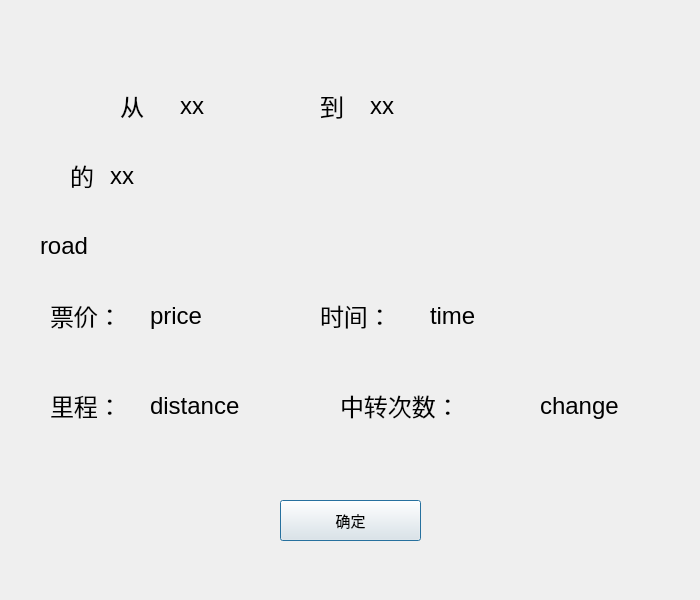
<?xml version="1.0" encoding="UTF-8"?>
<ui version="4.0">
 <class>ResultDialog</class>
 <widget class="QDialog" name="ResultDialog">
  <property name="geometry">
   <rect>
    <x>0</x>
    <y>0</y>
    <width>700</width>
    <height>600</height>
   </rect>
  </property>
  <property name="maximumSize">
   <size>
    <width>700</width>
    <height>600</height>
   </size>
  </property>
  <property name="windowTitle">
   <string>Dialog</string>
  </property>
  <widget class="QPushButton" name="pushButton">
   <property name="geometry">
    <rect>
     <x>280</x>
     <y>500</y>
     <width>141</width>
     <height>41</height>
    </rect>
   </property>
   <property name="font">
    <font>
     <pointsize>11</pointsize>
    </font>
   </property>
   <property name="text">
    <string>确定</string>
   </property>
  </widget>
  <widget class="QLabel" name="label">
   <property name="geometry">
    <rect>
     <x>120</x>
     <y>80</y>
     <width>131</width>
     <height>51</height>
    </rect>
   </property>
   <property name="font">
    <font>
     <pointsize>18</pointsize>
    </font>
   </property>
   <property name="text">
    <string>从</string>
   </property>
  </widget>
  <widget class="QLabel" name="startlabel">
   <property name="geometry">
    <rect>
     <x>180</x>
     <y>80</y>
     <width>131</width>
     <height>51</height>
    </rect>
   </property>
   <property name="font">
    <font>
     <pointsize>18</pointsize>
    </font>
   </property>
   <property name="text">
    <string>xx</string>
   </property>
  </widget>
  <widget class="QLabel" name="label_2">
   <property name="geometry">
    <rect>
     <x>320</x>
     <y>80</y>
     <width>131</width>
     <height>51</height>
    </rect>
   </property>
   <property name="font">
    <font>
     <pointsize>18</pointsize>
    </font>
   </property>
   <property name="text">
    <string>到</string>
   </property>
  </widget>
  <widget class="QLabel" name="endlabel">
   <property name="geometry">
    <rect>
     <x>370</x>
     <y>80</y>
     <width>131</width>
     <height>51</height>
    </rect>
   </property>
   <property name="font">
    <font>
     <pointsize>18</pointsize>
    </font>
   </property>
   <property name="text">
    <string>xx</string>
   </property>
  </widget>
  <widget class="QLabel" name="label_3">
   <property name="geometry">
    <rect>
     <x>70</x>
     <y>150</y>
     <width>131</width>
     <height>51</height>
    </rect>
   </property>
   <property name="font">
    <font>
     <pointsize>18</pointsize>
    </font>
   </property>
   <property name="text">
    <string>的</string>
   </property>
  </widget>
  <widget class="QLabel" name="methodlabel">
   <property name="geometry">
    <rect>
     <x>110</x>
     <y>150</y>
     <width>401</width>
     <height>51</height>
    </rect>
   </property>
   <property name="font">
    <font>
     <pointsize>18</pointsize>
    </font>
   </property>
   <property name="text">
    <string>xx</string>
   </property>
  </widget>
  <widget class="QLabel" name="roadlabel">
   <property name="geometry">
    <rect>
     <x>40</x>
     <y>220</y>
     <width>621</width>
     <height>51</height>
    </rect>
   </property>
   <property name="font">
    <font>
     <pointsize>18</pointsize>
    </font>
   </property>
   <property name="text">
    <string>road</string>
   </property>
  </widget>
  <widget class="QLabel" name="label_6">
   <property name="geometry">
    <rect>
     <x>50</x>
     <y>290</y>
     <width>131</width>
     <height>51</height>
    </rect>
   </property>
   <property name="font">
    <font>
     <pointsize>18</pointsize>
    </font>
   </property>
   <property name="text">
    <string>票价：</string>
   </property>
  </widget>
  <widget class="QLabel" name="pricelabel">
   <property name="geometry">
    <rect>
     <x>150</x>
     <y>290</y>
     <width>241</width>
     <height>51</height>
    </rect>
   </property>
   <property name="font">
    <font>
     <pointsize>18</pointsize>
    </font>
   </property>
   <property name="text">
    <string>price</string>
   </property>
  </widget>
  <widget class="QLabel" name="label_8">
   <property name="geometry">
    <rect>
     <x>320</x>
     <y>290</y>
     <width>131</width>
     <height>51</height>
    </rect>
   </property>
   <property name="font">
    <font>
     <pointsize>18</pointsize>
    </font>
   </property>
   <property name="text">
    <string>时间：</string>
   </property>
  </widget>
  <widget class="QLabel" name="timelabel">
   <property name="geometry">
    <rect>
     <x>430</x>
     <y>290</y>
     <width>241</width>
     <height>51</height>
    </rect>
   </property>
   <property name="font">
    <font>
     <pointsize>18</pointsize>
    </font>
   </property>
   <property name="text">
    <string>time</string>
   </property>
  </widget>
  <widget class="QLabel" name="label_5">
   <property name="geometry">
    <rect>
     <x>340</x>
     <y>380</y>
     <width>221</width>
     <height>51</height>
    </rect>
   </property>
   <property name="font">
    <font>
     <pointsize>18</pointsize>
    </font>
   </property>
   <property name="text">
    <string>中转次数：</string>
   </property>
  </widget>
  <widget class="QLabel" name="changetimeslabel">
   <property name="geometry">
    <rect>
     <x>540</x>
     <y>380</y>
     <width>131</width>
     <height>51</height>
    </rect>
   </property>
   <property name="font">
    <font>
     <pointsize>18</pointsize>
    </font>
   </property>
   <property name="text">
    <string>change</string>
   </property>
  </widget>
  <widget class="QLabel" name="label_7">
   <property name="geometry">
    <rect>
     <x>50</x>
     <y>380</y>
     <width>131</width>
     <height>51</height>
    </rect>
   </property>
   <property name="font">
    <font>
     <pointsize>18</pointsize>
    </font>
   </property>
   <property name="text">
    <string>里程：</string>
   </property>
  </widget>
  <widget class="QLabel" name="distancelabel">
   <property name="geometry">
    <rect>
     <x>150</x>
     <y>380</y>
     <width>271</width>
     <height>51</height>
    </rect>
   </property>
   <property name="font">
    <font>
     <pointsize>18</pointsize>
    </font>
   </property>
   <property name="text">
    <string>distance</string>
   </property>
  </widget>
 </widget>
 <resources/>
 <connections/>
</ui>
